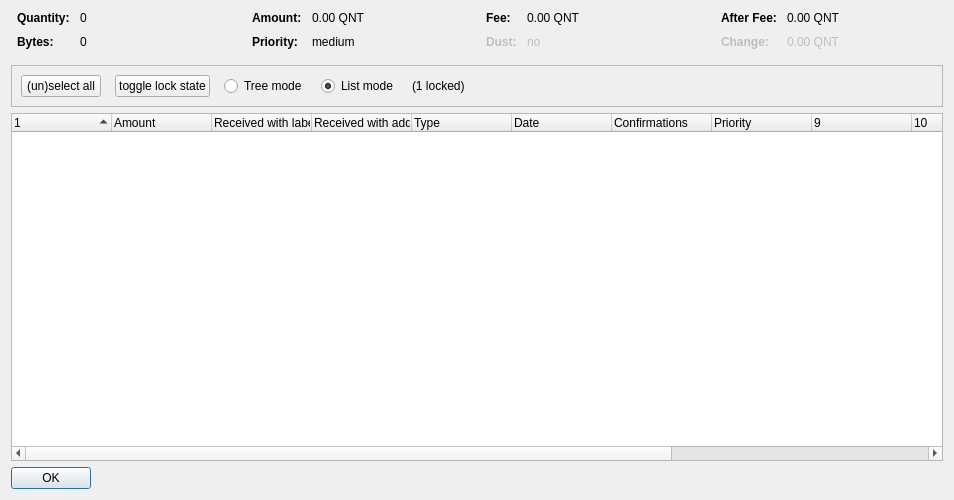
<?xml version="1.0" encoding="UTF-8"?>
<ui version="4.0">
 <class>CoinControlDialog</class>
 <widget class="QDialog" name="CoinControlDialog">
  <property name="geometry">
   <rect>
    <x>0</x>
    <y>0</y>
    <width>954</width>
    <height>500</height>
   </rect>
  </property>
  <property name="windowTitle">
   <string>Coin Selection</string>
  </property>
  <layout class="QVBoxLayout" name="verticalLayout">
   <item>
    <layout class="QHBoxLayout" name="horizontalLayoutTop" stretch="0,0,0,0">
     <property name="topMargin">
      <number>0</number>
     </property>
     <property name="bottomMargin">
      <number>10</number>
     </property>
     <item>
      <layout class="QFormLayout" name="formLayoutCoinControl1">
       <property name="horizontalSpacing">
        <number>10</number>
       </property>
       <property name="verticalSpacing">
        <number>10</number>
       </property>
       <property name="leftMargin">
        <number>6</number>
       </property>
       <property name="rightMargin">
        <number>6</number>
       </property>
       <item row="0" column="0">
        <widget class="QLabel" name="labelCoinControlQuantityText">
         <property name="font">
          <font>
           <weight>75</weight>
           <bold>true</bold>
          </font>
         </property>
         <property name="text">
          <string>Quantity:</string>
         </property>
        </widget>
       </item>
       <item row="0" column="1">
        <widget class="QLabel" name="labelCoinControlQuantity">
         <property name="cursor">
          <cursorShape>IBeamCursor</cursorShape>
         </property>
         <property name="contextMenuPolicy">
          <enum>Qt::ActionsContextMenu</enum>
         </property>
         <property name="text">
          <string notr="true">0</string>
         </property>
         <property name="textInteractionFlags">
          <set>Qt::LinksAccessibleByMouse|Qt::TextSelectableByKeyboard|Qt::TextSelectableByMouse</set>
         </property>
        </widget>
       </item>
       <item row="1" column="0">
        <widget class="QLabel" name="labelCoinControlBytesText">
         <property name="font">
          <font>
           <weight>75</weight>
           <bold>true</bold>
          </font>
         </property>
         <property name="text">
          <string>Bytes:</string>
         </property>
        </widget>
       </item>
       <item row="1" column="1">
        <widget class="QLabel" name="labelCoinControlBytes">
         <property name="cursor">
          <cursorShape>IBeamCursor</cursorShape>
         </property>
         <property name="contextMenuPolicy">
          <enum>Qt::ActionsContextMenu</enum>
         </property>
         <property name="text">
          <string notr="true">0</string>
         </property>
         <property name="textInteractionFlags">
          <set>Qt::LinksAccessibleByMouse|Qt::TextSelectableByKeyboard|Qt::TextSelectableByMouse</set>
         </property>
        </widget>
       </item>
      </layout>
     </item>
     <item>
      <layout class="QFormLayout" name="formLayoutCoinControl2">
       <property name="horizontalSpacing">
        <number>10</number>
       </property>
       <property name="verticalSpacing">
        <number>10</number>
       </property>
       <property name="leftMargin">
        <number>6</number>
       </property>
       <property name="rightMargin">
        <number>6</number>
       </property>
       <item row="0" column="0">
        <widget class="QLabel" name="labelCoinControlAmountText">
         <property name="font">
          <font>
           <weight>75</weight>
           <bold>true</bold>
          </font>
         </property>
         <property name="text">
          <string>Amount:</string>
         </property>
        </widget>
       </item>
       <item row="0" column="1">
        <widget class="QLabel" name="labelCoinControlAmount">
         <property name="cursor">
          <cursorShape>IBeamCursor</cursorShape>
         </property>
         <property name="contextMenuPolicy">
          <enum>Qt::ActionsContextMenu</enum>
         </property>
         <property name="text">
          <string notr="true">0.00 QNT</string>
         </property>
         <property name="textInteractionFlags">
          <set>Qt::LinksAccessibleByMouse|Qt::TextSelectableByKeyboard|Qt::TextSelectableByMouse</set>
         </property>
        </widget>
       </item>
       <item row="1" column="0">
        <widget class="QLabel" name="labelCoinControlPriorityText">
         <property name="font">
          <font>
           <weight>75</weight>
           <bold>true</bold>
          </font>
         </property>
         <property name="text">
          <string>Priority:</string>
         </property>
        </widget>
       </item>
       <item row="1" column="1">
        <widget class="QLabel" name="labelCoinControlPriority">
         <property name="cursor">
          <cursorShape>IBeamCursor</cursorShape>
         </property>
         <property name="contextMenuPolicy">
          <enum>Qt::ActionsContextMenu</enum>
         </property>
         <property name="text">
          <string>medium</string>
         </property>
         <property name="textInteractionFlags">
          <set>Qt::LinksAccessibleByMouse|Qt::TextSelectableByKeyboard|Qt::TextSelectableByMouse</set>
         </property>
        </widget>
       </item>
      </layout>
     </item>
     <item>
      <layout class="QFormLayout" name="formLayoutCoinControl3">
       <property name="horizontalSpacing">
        <number>10</number>
       </property>
       <property name="verticalSpacing">
        <number>10</number>
       </property>
       <property name="leftMargin">
        <number>6</number>
       </property>
       <property name="rightMargin">
        <number>6</number>
       </property>
       <item row="0" column="0">
        <widget class="QLabel" name="labelCoinControlFeeText">
         <property name="font">
          <font>
           <weight>75</weight>
           <bold>true</bold>
          </font>
         </property>
         <property name="text">
          <string>Fee:</string>
         </property>
        </widget>
       </item>
       <item row="0" column="1">
        <widget class="QLabel" name="labelCoinControlFee">
         <property name="cursor">
          <cursorShape>IBeamCursor</cursorShape>
         </property>
         <property name="contextMenuPolicy">
          <enum>Qt::ActionsContextMenu</enum>
         </property>
         <property name="text">
          <string notr="true">0.00 QNT</string>
         </property>
         <property name="textInteractionFlags">
          <set>Qt::LinksAccessibleByMouse|Qt::TextSelectableByKeyboard|Qt::TextSelectableByMouse</set>
         </property>
        </widget>
       </item>
       <item row="1" column="0">
        <widget class="QLabel" name="labelCoinControlLowOutputText">
         <property name="enabled">
          <bool>false</bool>
         </property>
         <property name="font">
          <font>
           <weight>75</weight>
           <bold>true</bold>
          </font>
         </property>
         <property name="text">
          <string>Dust:</string>
         </property>
        </widget>
       </item>
       <item row="1" column="1">
        <widget class="QLabel" name="labelCoinControlLowOutput">
         <property name="enabled">
          <bool>false</bool>
         </property>
         <property name="cursor">
          <cursorShape>IBeamCursor</cursorShape>
         </property>
         <property name="contextMenuPolicy">
          <enum>Qt::ActionsContextMenu</enum>
         </property>
         <property name="text">
          <string>no</string>
         </property>
         <property name="textInteractionFlags">
          <set>Qt::LinksAccessibleByMouse|Qt::TextSelectableByKeyboard|Qt::TextSelectableByMouse</set>
         </property>
        </widget>
       </item>
      </layout>
     </item>
     <item>
      <layout class="QFormLayout" name="formLayoutCoinControl4">
       <property name="horizontalSpacing">
        <number>10</number>
       </property>
       <property name="verticalSpacing">
        <number>10</number>
       </property>
       <property name="leftMargin">
        <number>6</number>
       </property>
       <property name="rightMargin">
        <number>6</number>
       </property>
       <item row="0" column="0">
        <widget class="QLabel" name="labelCoinControlAfterFeeText">
         <property name="font">
          <font>
           <weight>75</weight>
           <bold>true</bold>
          </font>
         </property>
         <property name="text">
          <string>After Fee:</string>
         </property>
        </widget>
       </item>
       <item row="0" column="1">
        <widget class="QLabel" name="labelCoinControlAfterFee">
         <property name="cursor">
          <cursorShape>IBeamCursor</cursorShape>
         </property>
         <property name="contextMenuPolicy">
          <enum>Qt::ActionsContextMenu</enum>
         </property>
         <property name="text">
          <string notr="true">0.00 QNT</string>
         </property>
         <property name="textInteractionFlags">
          <set>Qt::LinksAccessibleByMouse|Qt::TextSelectableByKeyboard|Qt::TextSelectableByMouse</set>
         </property>
        </widget>
       </item>
       <item row="1" column="0">
        <widget class="QLabel" name="labelCoinControlChangeText">
         <property name="enabled">
          <bool>false</bool>
         </property>
         <property name="font">
          <font>
           <weight>75</weight>
           <bold>true</bold>
          </font>
         </property>
         <property name="text">
          <string>Change:</string>
         </property>
        </widget>
       </item>
       <item row="1" column="1">
        <widget class="QLabel" name="labelCoinControlChange">
         <property name="enabled">
          <bool>false</bool>
         </property>
         <property name="cursor">
          <cursorShape>IBeamCursor</cursorShape>
         </property>
         <property name="contextMenuPolicy">
          <enum>Qt::ActionsContextMenu</enum>
         </property>
         <property name="text">
          <string notr="true">0.00 QNT</string>
         </property>
         <property name="textInteractionFlags">
          <set>Qt::LinksAccessibleByMouse|Qt::TextSelectableByKeyboard|Qt::TextSelectableByMouse</set>
         </property>
        </widget>
       </item>
      </layout>
     </item>
    </layout>
   </item>
   <item>
    <widget class="QFrame" name="frame">
     <property name="minimumSize">
      <size>
       <width>0</width>
       <height>40</height>
      </size>
     </property>
     <property name="frameShape">
      <enum>QFrame::StyledPanel</enum>
     </property>
     <property name="frameShadow">
      <enum>QFrame::Sunken</enum>
     </property>
     <layout class="QHBoxLayout" name="horizontalLayout">
      <item>
       <layout class="QHBoxLayout" name="horizontalLayoutPanel" stretch="0,0,0,0,0,0">
        <property name="spacing">
         <number>14</number>
        </property>
        <item>
         <widget class="QPushButton" name="pushButtonSelectAll">
          <property name="sizePolicy">
           <sizepolicy hsizetype="Maximum" vsizetype="Fixed">
            <horstretch>0</horstretch>
            <verstretch>0</verstretch>
           </sizepolicy>
          </property>
          <property name="text">
           <string>(un)select all</string>
          </property>
          <property name="autoDefault">
           <bool>false</bool>
          </property>
         </widget>
        </item>
        <item>
         <widget class="QPushButton" name="pushButtonToggleLock">
          <property name="sizePolicy">
           <sizepolicy hsizetype="Maximum" vsizetype="Fixed">
            <horstretch>0</horstretch>
            <verstretch>0</verstretch>
           </sizepolicy>
          </property>
          <property name="text">
           <string>toggle lock state</string>
          </property>
          <property name="autoDefault">
           <bool>false</bool>
          </property>
         </widget>
        </item>
        <item>
         <widget class="QRadioButton" name="radioTreeMode">
          <property name="sizePolicy">
           <sizepolicy hsizetype="Maximum" vsizetype="Fixed">
            <horstretch>0</horstretch>
            <verstretch>0</verstretch>
           </sizepolicy>
          </property>
          <property name="text">
           <string>Tree mode</string>
          </property>
         </widget>
        </item>
        <item>
         <widget class="QRadioButton" name="radioListMode">
          <property name="sizePolicy">
           <sizepolicy hsizetype="Maximum" vsizetype="Fixed">
            <horstretch>0</horstretch>
            <verstretch>0</verstretch>
           </sizepolicy>
          </property>
          <property name="text">
           <string>List mode</string>
          </property>
          <property name="checked">
           <bool>true</bool>
          </property>
         </widget>
        </item>
        <item>
         <widget class="QLabel" name="labelLocked">
          <property name="text">
           <string>(1 locked)</string>
          </property>
         </widget>
        </item>
        <item>
         <spacer name="horizontalSpacer">
          <property name="orientation">
           <enum>Qt::Horizontal</enum>
          </property>
          <property name="sizeHint" stdset="0">
           <size>
            <width>40</width>
            <height>20</height>
           </size>
          </property>
         </spacer>
        </item>
       </layout>
      </item>
     </layout>
    </widget>
   </item>
   <item>
    <widget class="CoinControlTreeWidget" name="treeWidget">
     <property name="contextMenuPolicy">
      <enum>Qt::CustomContextMenu</enum>
     </property>
     <property name="sortingEnabled">
      <bool>false</bool>
     </property>
     <property name="columnCount">
      <number>13</number>
     </property>
     <attribute name="headerShowSortIndicator" stdset="0">
      <bool>true</bool>
     </attribute>
     <attribute name="headerStretchLastSection">
      <bool>false</bool>
     </attribute>
     <column>
      <property name="text">
       <string/>
      </property>
     </column>
     <column>
      <property name="text">
       <string>Amount</string>
      </property>
     </column>
     <column>
      <property name="text">
       <string>Received with label</string>
      </property>
     </column>
     <column>
      <property name="text">
       <string>Received with address</string>
      </property>
     </column>
     <column>
      <property name="text">
       <string>Type</string>
      </property>
     </column>
     <column>
      <property name="text">
       <string>Date</string>
      </property>
     </column>
     <column>
      <property name="text">
       <string>Confirmations</string>
      </property>
      <property name="toolTip">
       <string>Confirmed</string>
      </property>
     </column>
     <column>
      <property name="text">
       <string>Priority</string>
      </property>
     </column>
     <column>
      <property name="text">
       <string/>
      </property>
     </column>
     <column>
      <property name="text">
       <string/>
      </property>
     </column>
     <column>
      <property name="text">
       <string/>
      </property>
     </column>
     <column>
      <property name="text">
       <string/>
      </property>
     </column>
     <column>
      <property name="text">
       <string/>
      </property>
     </column>
    </widget>
   </item>
   <item>
    <widget class="QDialogButtonBox" name="buttonBox">
     <property name="sizePolicy">
      <sizepolicy hsizetype="Maximum" vsizetype="Fixed">
       <horstretch>0</horstretch>
       <verstretch>0</verstretch>
      </sizepolicy>
     </property>
     <property name="orientation">
      <enum>Qt::Horizontal</enum>
     </property>
     <property name="standardButtons">
      <set>QDialogButtonBox::Ok</set>
     </property>
    </widget>
   </item>
  </layout>
 </widget>
 <customwidgets>
  <customwidget>
   <class>CoinControlTreeWidget</class>
   <extends>QTreeWidget</extends>
   <header>coincontroltreewidget.h</header>
  </customwidget>
 </customwidgets>
 <resources/>
 <connections/>
</ui>
